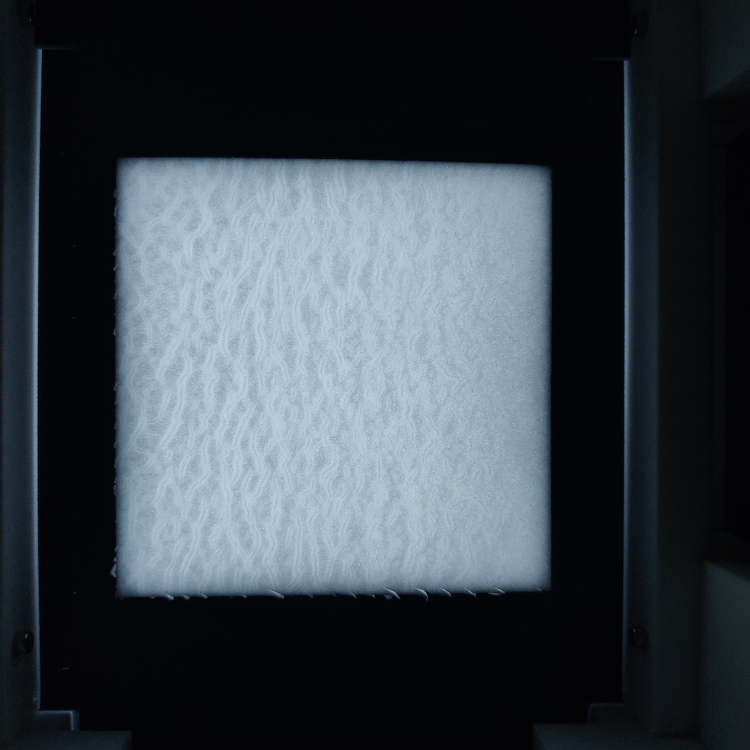
#> input picture Image/241012-test/image1.jpg, 3000 x 3000 px, found by its file name (shown at 1/4 size)
$ python main.py
#> lines starting #> are read from the running program, lines starting #| are printed output that depends on the picture; after the words box and inside, x2 and y2 are one past the last pixel; in counts of white or black regions, pixels touching at a corner belong together
### project/image_cropping.py
import cv2
import numpy as np

def crop_mpp_image(image_path, threshold_value=100):
    # Load the image in grayscale
#> called with threshold_value = 100
    image = cv2.imread(image_path, cv2.IMREAD_GRAYSCALE)
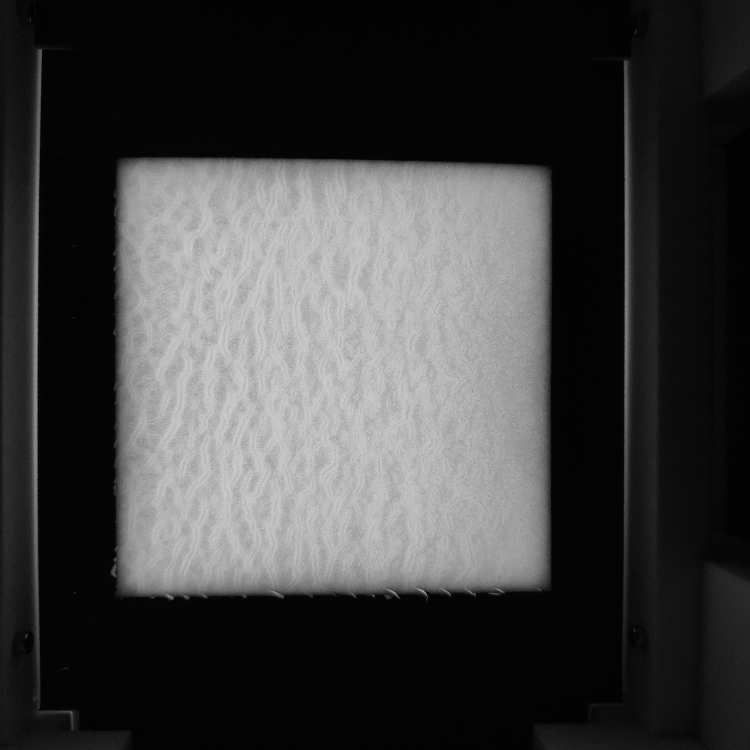
#> image: shape (3000, 3000) (shown at 1/4 size); min 0, max 248, mean 62.9
    if image is None:
        raise ValueError(f"Image at {image_path} could not be loaded.")

    # Thresholding to isolate MPP from background
    _, thresholded = cv2.threshold(image, threshold_value, 255, cv2.THRESH_BINARY)
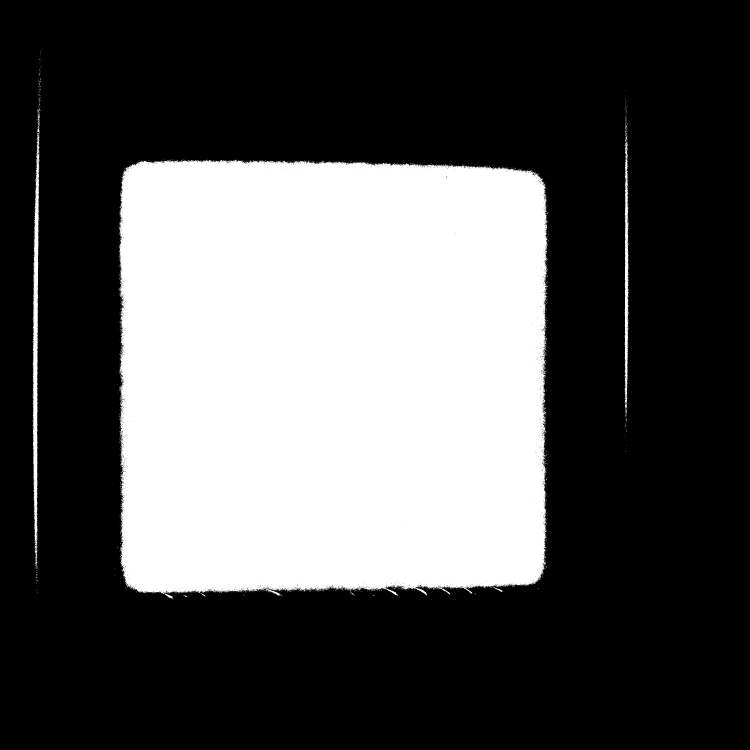
#> thresholded: shape (3000, 3000) (shown at 1/4 size); 32.4% white; 1547 white regions (1527 under 20 px)
    contours, _ = cv2.findContours(thresholded, cv2.RETR_EXTERNAL, cv2.CHAIN_APPROX_SIMPLE)
#> contours = 1547 contours, 1533 with area under 20; largest, box (x1, y1, x2, y2) and area: (474, 639, 2192, 2385) 2872628, (130, 531, 159, 2233) 21836, (2498, 569, 2515, 1633) 9572, (659, 2374, 692, 2396) 195, (150, 452, 160, 499) 123

    # Find the largest contour assuming it's the MPP region
    largest_contour = max(contours, key=cv2.contourArea)
#> largest_contour = contour of 9500 points, box (x1, y1, x2, y2) (474, 639, 2192, 2385), area 2872628
    x, y, w, h = cv2.boundingRect(largest_contour)
#> x = 474; y = 639; w = 1718; h = 1746

    # Calculate the size of the square crop
    crop_size = min(w, h)
#> crop_size = 1718

    # Round down the crop size to the nearest multiple of 10
    crop_size = (crop_size // 10) * 10
#> crop_size = 1710

    # Calculate new coordinates for square cropping
    center_x, center_y = x + w // 2, y + h // 2
#> center_x = 1333; center_y = 1512
    new_x1 = max(center_x - crop_size // 2, 0)
#> new_x1 = 478
    new_y1 = max(center_y - crop_size // 2, 0)
#> new_y1 = 657
    new_x2 = min(center_x + crop_size // 2, image.shape[1])
#> new_x2 = 2188
    new_y2 = min(center_y + crop_size // 2, image.shape[0])
#> new_y2 = 2367

    # Crop the image to ensure it is a square
    cropped_image = image[new_y1:new_y2, new_x1:new_x2]
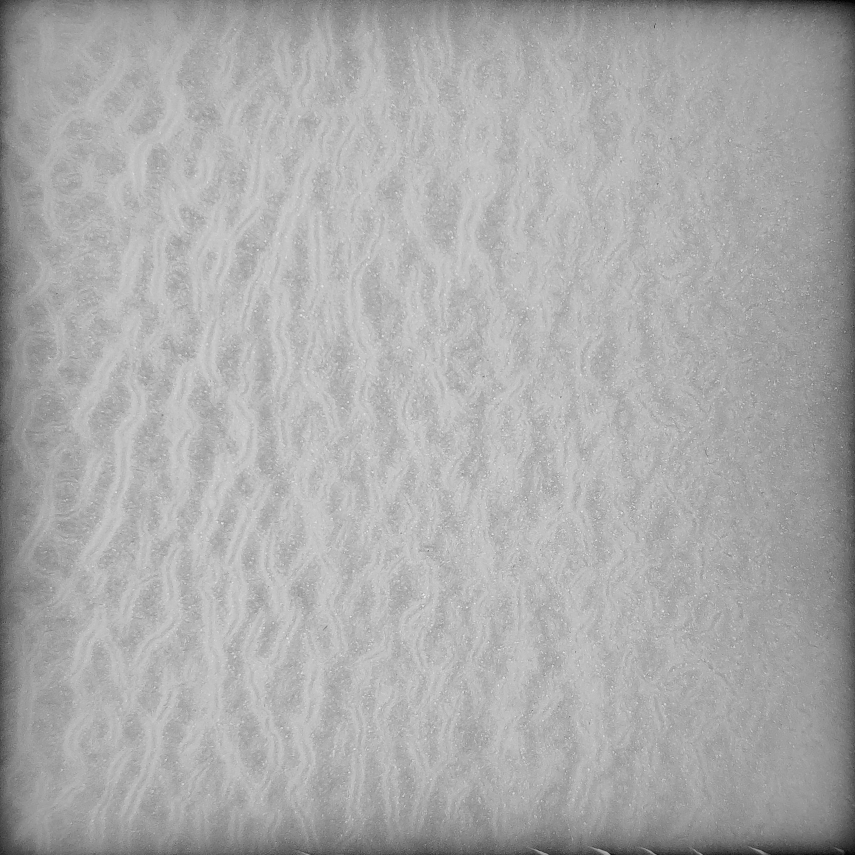
#> cropped_image: shape (1710, 1710) (shown at 1/2 size); min 0, max 248, mean 170.3

    # If the cropped image is not square, resize it
    if cropped_image.shape[0] != cropped_image.shape[1]:
        size = max(cropped_image.shape)  # Use the larger dimension to create a square
        square_image = np.zeros((size, size), dtype=np.uint8)  # Create a black square
        square_image[:cropped_image.shape[0], :cropped_image.shape[1]] = cropped_image  # Place the cropped image in the square
        return square_image

    return cropped_image

### project/main.py
from image_cropping import crop_mpp_image
import cv2
import numpy as np
import matplotlib.pyplot as plt

# Step 1: Load and Crop the MPP Image
image_path = '/home/aiden/MPP_digital/Image/241012-test/image1.jpg'  # Use the absolute path
cropped_image = crop_mpp_image(image_path, threshold_value=100)

print(cropped_image.shape)
#| (1710, 1710)

# Step 2: Generate First Image with Overall Average Brightness
overall_avg_brightness = np.mean(cropped_image)
#> overall_avg_brightness = 170.3
first_image = cropped_image.copy()
cv2.putText(first_image, f"Avg Brightness: {overall_avg_brightness:.1f}",
            (100, 300), cv2.FONT_HERSHEY_SIMPLEX, 3.5, (0, 255, 0), 2)
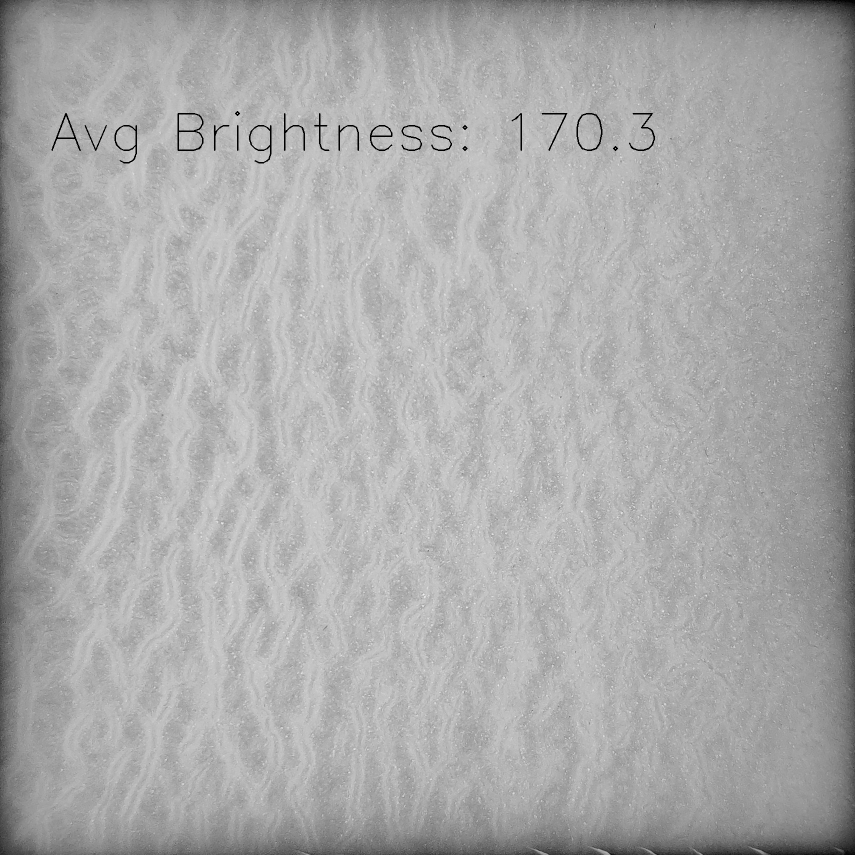
#> first_image: shape (1710, 1710) (shown at 1/2 size); 0.27% of pixels changed, all inside (x1, y1, x2, y2) = (103, 222, 1310, 327)

# Step 3: Calculate Pixels per cm² (Resolution)
# Assume the real MPP size is 10x10 cm, so we calculate how many pixels equal 1 cm
real_mpp_size_cm = 10  # in cm
height, width = cropped_image.shape
#> height = 1710; width = 1710
pixels_per_cm = width / real_mpp_size_cm  # Should be the same for height since it's square
#> pixels_per_cm = 171

# Divide the cropped image into 1x1 cm² regions
region_size = int(pixels_per_cm)  # Number of pixels per cm region
#> region_size = 171

# Initialize arrays to store average brightness for each subregion
avg_brightness_per_region = []

for i in range(0, height, region_size):
    row_brightness = []
    for j in range(0, width, region_size):
        # Extract the region (1x1 cm region)
        region = cropped_image[i:i+region_size, j:j+region_size]

        # Compute the average brightness of this region
        avg_brightness = np.mean(region)
        row_brightness.append(avg_brightness)

        # Step 4: Annotate this region with brightness (for output image 2)
        cv2.putText(cropped_image, f"{avg_brightness:.1f}", (j + 5, i + 15),
                    cv2.FONT_HERSHEY_SIMPLEX, 1.5, (0, 255, 0), 1)

    avg_brightness_per_region.append(row_brightness)
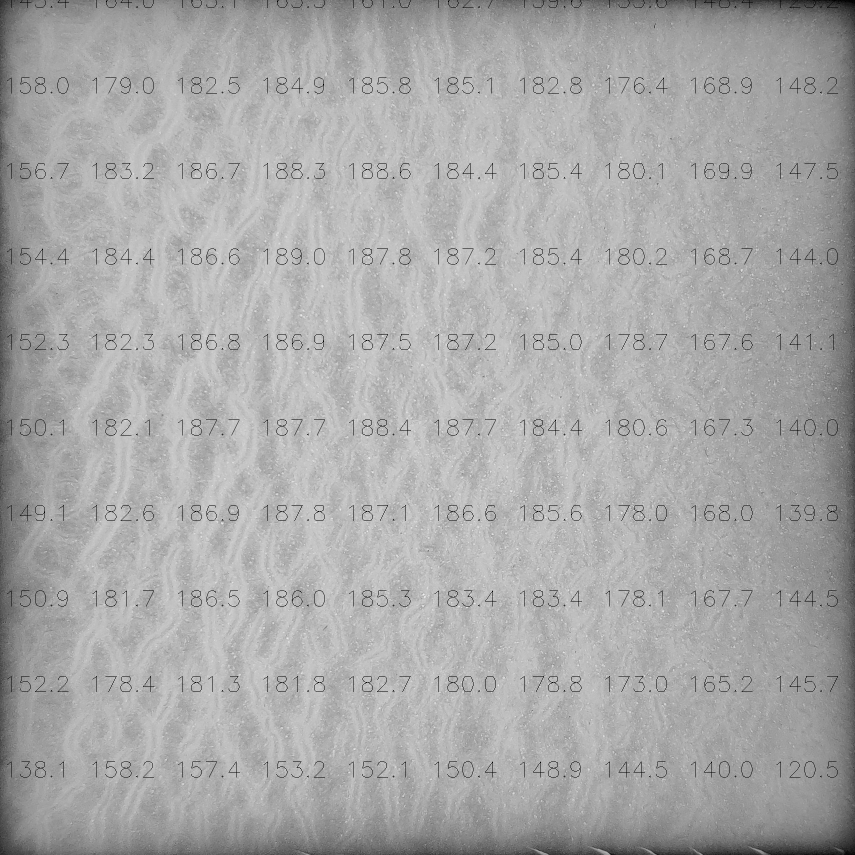
#> cropped_image: shape (1710, 1710) (shown at 1/2 size); 0.93% of pixels changed, all inside (x1, y1, x2, y2) = (14, 0, 1676, 1555)
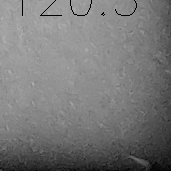
#> region: shape (171, 171); min 0, max 176, mean 119.9
#> after the loop, avg_brightness_per_region = 10 items

# Step 5: Output the Images
# Save the first image to disk
plt.imshow(first_image, cmap='gray', aspect='equal')
plt.title('Cropped Image with Overall Average Brightness')
plt.savefig('/home/aiden/MPP_digital/project/first_image.png')  # Save instead of show

# Save the second image to disk
plt.imshow(cropped_image, cmap='gray', aspect='equal')
plt.title('Cropped Image with Subregion Brightness')
plt.savefig('/home/aiden/MPP_digital/project/second_image.png')  # Save instead of show

print("finish")

$ run again, with Image/241012-test/1.jpg copied over Image/241012-test/image1.jpg
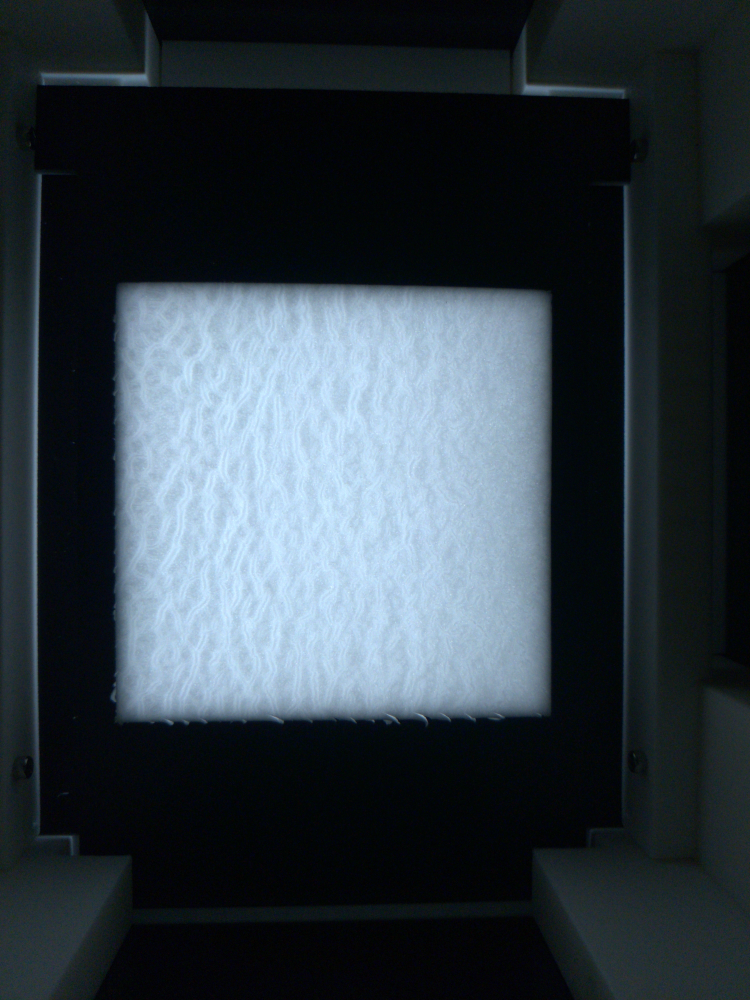
#> input picture Image/241012-test/1.jpg, 1500 x 2000 px, found by its file name (shown at 1/2 size)
#> in crop_mpp_image, `_, thresholded = cv2.threshold(image, threshold_value, 255, cv2.THRESH..`:
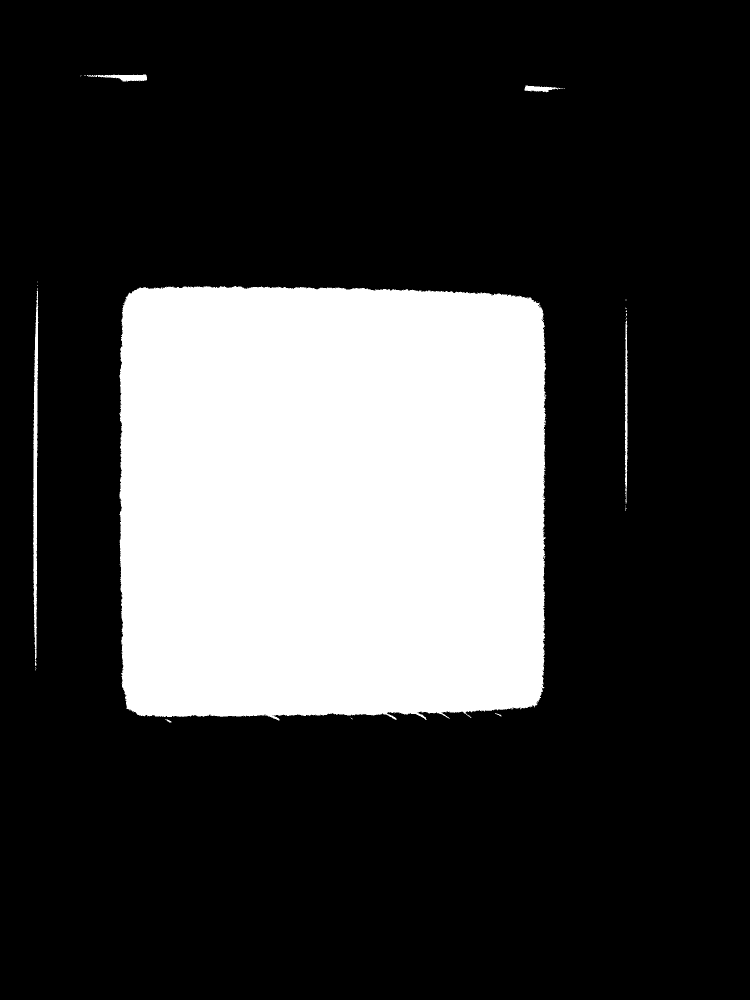
#> thresholded: shape (2000, 1500) (shown at 1/2 size); 24.1% white; 34 white regions (27 under 20 px)
#> contours = 34 contours, 28 with area under 20; largest, box (x1, y1, x2, y2) and area: (239, 572, 1093, 1441) 714449, (66, 581, 77, 1332) 3770, (1250, 641, 1255, 1008) 1012, (174, 149, 294, 164) 778, (1049, 171, 1116, 185) 466, (330, 1438, 343, 1445) 22
#> largest_contour = contour of 2592 points, box (x1, y1, x2, y2) (239, 572, 1093, 1441), area 714449
#> x = 239; y = 572; w = 854; h = 869
#> in crop_mpp_image, `crop_size = min(w, h)`: crop_size = 854
#> in crop_mpp_image, `crop_size = (crop_size // 10) * 10`: crop_size = 850
#> center_x = 666; center_y = 1006
#> new_x1 = 241
#> new_y1 = 581
#> new_x2 = 1091
#> new_y2 = 1431
#| (850, 850)
#> overall_avg_brightness = 187.4
#> first_image: shape (850, 850); min 0, max 246, mean 185.9
#> after the loop `for i in range(0, height, region_size):`:
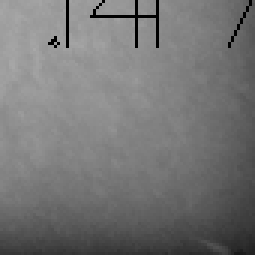
#> region: shape (85, 85) (shown 3 times larger); min 0, max 168, mean 117
#> after the loop `for i in range(0, height, region_size):`: avg_brightness_per_region = 10 items
